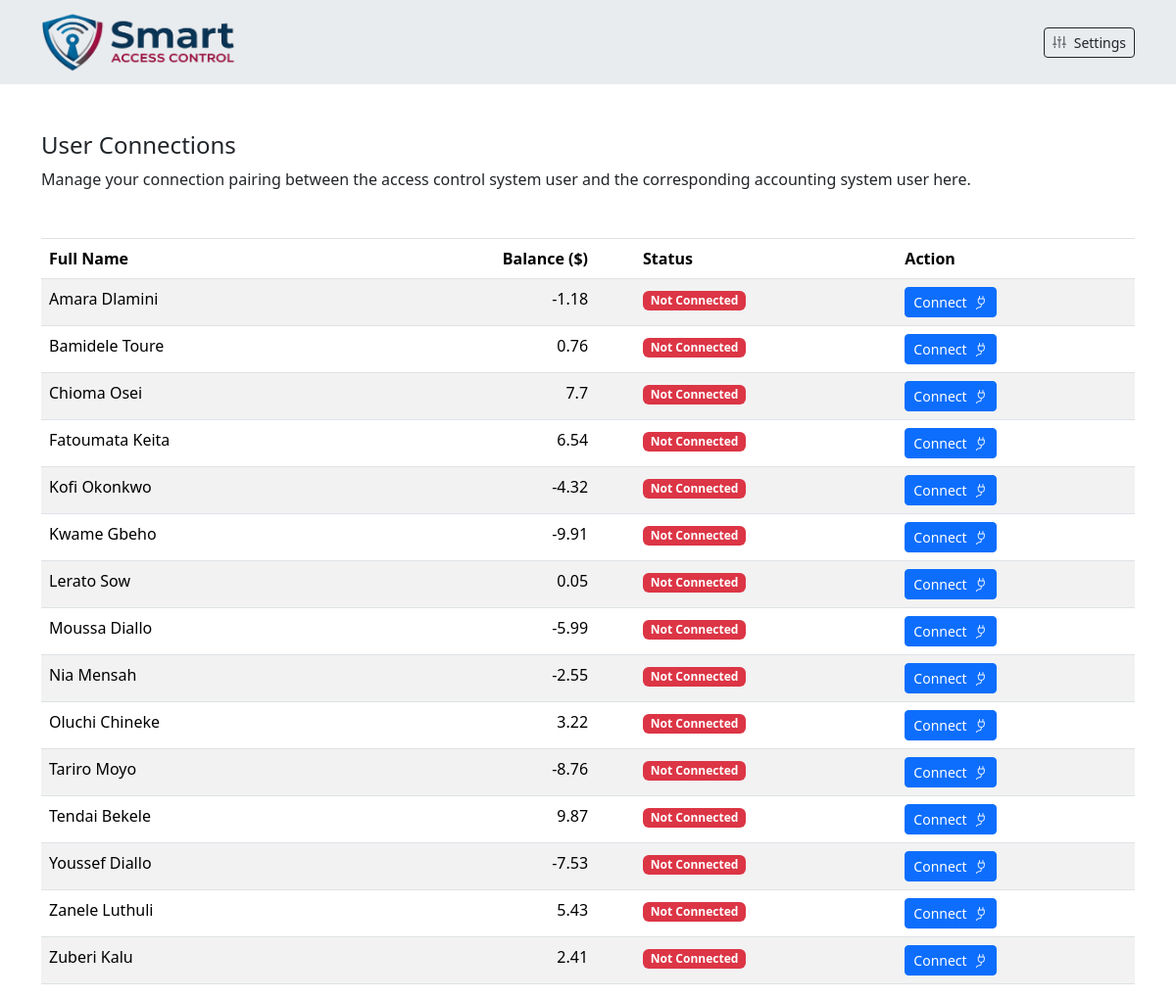
The page / on the database its author committed.
### access/views.py (the view)
# urls.py: path('', account_mapping_list_view, name='account_mapping_list'),
def account_mapping_list_view(request):
    return render(request, "access/mapping_list.html", {"users": get_test_users()})

### access/templates/access/mapping_list.html (shortened to what this page needs)
{% extends "access/includes/base.html" %}
{% load static %}
{% block extra_head %}
<link rel="stylesheet" href="{% static 'access/css/style.css' %}">
{% endblock %}
{% block content %}
<div class="container mt-4">
    <h2 class="h4 mt-5">User Connections</h2>
    <p>Manage your connection pairing between the access control system user and the corresponding accounting system user here.</p>
    <table class="table table-striped mt-5 border-top">
        <thead>
        <tr>
            <th>Full Name</th>
            <th class="text-end pe-5 ps-0">Balance ($)</th>
            <th>Status</th>
            <th>Action</th>
        </tr>
        </thead>
        <tbody>
        {% for u in users %}
        <tr data-palladium-id="{{ u.account_user_id }}" data-full-name="{{ u.full_name }}">
            <td>{{ u.full_name }}</td>
            <td class="text-end pe-5 ps-0">{{ u.balance }}</td>
            <td>
            {% if u.connected %}
                <span class="badge bg-success">Connected</span>
            {% else %}
                <span class="badge bg-danger">Not Connected</span>
            {% endif %}
            </td>
            <td>
            {% if u.connected %}
                <button class="btn btn-sm btn-outline-danger" onclick="openUnmapModal(this)">
                    Disconnect
                    <i class="bi bi-x-circle ms-1"></i>
                </button>
            {% else %}
                <button class="btn btn-sm btn-primary" onclick="openMappingModal(this)">
                    Connect
                    <i class="bi bi-plug ms-1"></i>
                </button>
            {% endif %}
            </td>
        </tr>
        {% endfor %}
        </tbody>
    </table>
    </div>
{% endblock %}

### access/templates/access/includes/base.html (shortened to what this page needs)
{% load static %}
<!DOCTYPE html>
<html lang="en">
<head>
    <link href="https://cdn.jsdelivr.net/npm/bootstrap@5.3.3/dist/css/bootstrap.min.css" rel="stylesheet">
    <link rel="stylesheet" href="https://cdn.jsdelivr.net/npm/bootstrap-icons@1.13.1/font/bootstrap-icons.min.css">
    {% block extra_head %}{% endblock %}
</head>
<body>
    <nav class="navbar bg-body-secondary d-flex">
        <div class="container">
            <a class="navbar-brand" href="/">
                <img src="{% static 'access/img/smart-access-control-logo.png' %}" alt="smart-access-control-logo" width="200" height="60">
            </a>
            <div class="ms-auto">
                <a href="{% url 'settings' %}" class="btn btn-sm btn-outline-dark">
                    <i class="bi bi-sliders2-vertical me-1"></i>
                    Settings
                </a>
            </div>
        </div>
    </nav>
    {% block content %}{% endblock %}
</body>
</html>

### rows shown on the page
accounting_users: full_name "Amara Dlamini", balance "-1.18"
accounting_users: full_name "Bamidele Toure", balance "0.76"
accounting_users: full_name "Chioma Osei", balance "7.7"
accounting_users: full_name "Fatoumata Keita", balance "6.54"
accounting_users: full_name "Kofi Okonkwo", balance "-4.32"
accounting_users: full_name "Kwame Gbeho", balance "-9.91"
accounting_users: full_name "Lerato Sow", balance "0.05"
accounting_users: full_name "Moussa Diallo", balance "-5.99"
accounting_users: full_name "Nia Mensah", balance "-2.55"
accounting_users: full_name "Oluchi Chineke", balance "3.22"
accounting_users: full_name "Tariro Moyo", balance "-8.76"
accounting_users: full_name "Tendai Bekele", balance "9.87"
accounting_users: full_name "Youssef Diallo", balance "-7.53"
accounting_users: full_name "Zanele Luthuli", balance "5.43"
accounting_users: full_name "Zuberi Kalu", balance "2.41"
